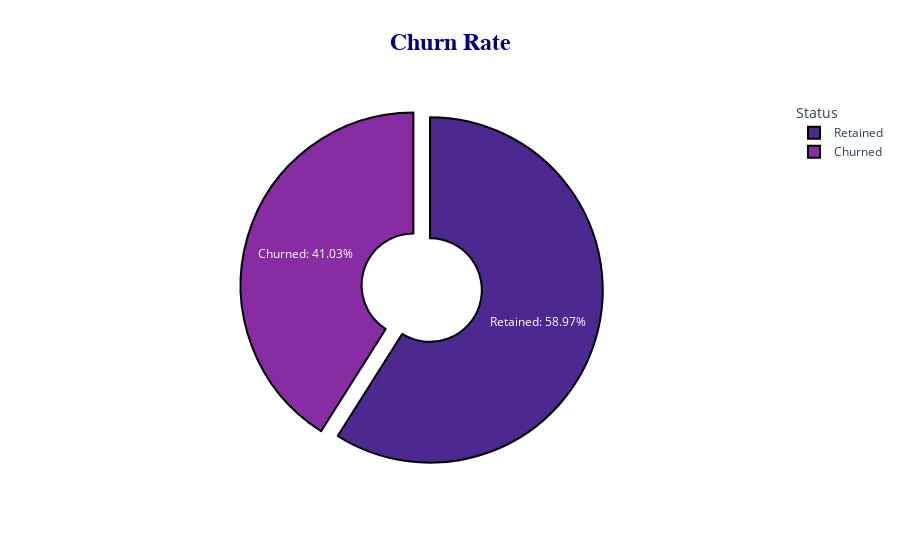

The cell this chart's notebook holds for it:
### Code cell
create_churn_rate_pie_chart(result)

### Figure 1 — Plotly figure (JSON) as saved in the notebook; plotly's stock layout.template omitted (floating-point values rounded to 4 significant figures)
{"data": [{"customdata": [["41.03%"], ["58.97%"]], "domain": {"x": [0, 1], "y": [0, 1]}, "hole": 0.3, "hovertemplate": "%{label}: %{percent:.2f}%", "labels": ["Churned", "Retained"], "legendgroup": "", "marker": {"line": {"color": "#000000", "width": 2}}, "name": "", "pull": [0.1, 0], "showlegend": true, "textinfo": "percent+label", "texttemplate": "%{label}: %{customdata[0]}", "type": "pie", "values": [16, 23]}], "layout": {"legend": {"title": {"text": "Status"}, "tracegroupgap": 0}, "piecolorway": ["rgb(75, 41, 145)", "rgb(135, 44, 162)", "rgb(192, 54, 157)", "rgb(234, 79, 136)", "rgb(250, 120, 118)", "rgb(246, 169, 122)", "rgb(237, 217, 163)"], "title": {"font": {"color": "navy", "family": "Arial", "size": 24}, "text": "<b>Churn Rate</b>", "x": 0.5}}}
